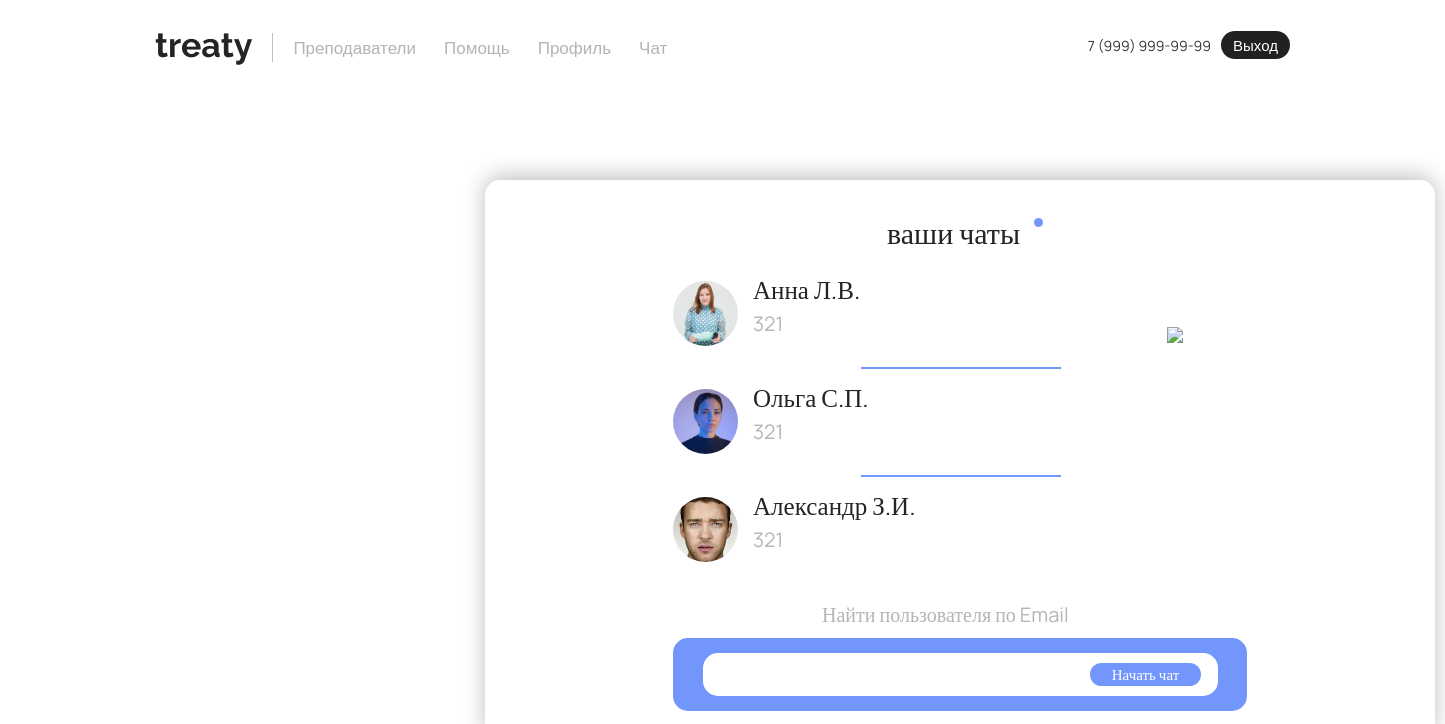
Screenshot of /chats/ (signed in) with the database file from the repository.
### main/models.py (models this page shows, shortened)
class CustomUser(AbstractUser):
    username = None
    email = models.EmailField(unique=True)
    birthday = models.DateField(null=True, blank=True)
    phone = models.CharField(max_length=15, blank=True)
    contact = models.CharField(max_length=50, blank=True)
    last_name = models.CharField(max_length=150, blank=False)  # Фамилия
    first_name = models.CharField(max_length=150, blank=False)  # Имя
    middle_name = models.CharField(max_length=150, blank=False)  # Отчество
    avatar = models.ImageField(upload_to='avatars/', null=True, blank=True)
    is_active = models.BooleanField(default=True)
    is_staff = models.BooleanField(default=False)
    is_superuser = models.BooleanField(default=False)
    date_joined = models.DateTimeField(default=timezone.now)
    rating = models.FloatField(default=0.0)
    USERNAME_FIELD = 'email'
    REQUIRED_FIELDS = []
    objects = CustomUserManager()
    def get_display_name(self):
        return f"{self.first_name} {self.last_name[0]}.{self.middle_name[0]}."

### chat/models.py (models this page shows, shortened)
class Message(models.Model):
    sender = models.ForeignKey(CustomUser, on_delete=models.CASCADE, related_name="sent_messages")
    receiver = models.ForeignKey(CustomUser, on_delete=models.CASCADE, related_name="received_messages")
    content = models.TextField()
    timestamp = models.DateTimeField(auto_now_add=True)
    image = models.ImageField(upload_to="message_images/", null=True, blank=True)
    video = models.FileField(upload_to="message_videos/", null=True, blank=True)

### chat/views.py (the view, shortened to what this page needs)
# urls.py: path("", views.chat_list_view, name="chat_list"),
def chat_list_view(request):
    if not request.user.is_authenticated:
        messages.warning(request, 'Чтобы увидеть данную страницу, необходимо авторизоваться.')
        referer = request.META.get('HTTP_REFERER')  # Получение предыдущего URL
        if referer:
            return HttpResponseRedirect(referer)
        return redirect('home')
    user = request.user
    existing_chats = CustomUser.objects.filter(
        Q(sent_messages__receiver=user) | Q(received_messages__sender=user)
    ).distinct()
    chat_data = []
    for chat_user in existing_chats:
        last_message = Message.objects.filter(
            Q(sender=user, receiver=chat_user) | Q(sender=chat_user, receiver=user)
        ).order_by("-timestamp").first()
        chat_data.append({
            'chat_user': chat_user,
            'last_message': last_message
        })
    return render(request, "main/chat_list.html", {"chat_data": chat_data})

### chat/templates/main/chat_list.html (shortened to what this page needs)
{% extends 'main/layout.html' %}
{% load static %}
{% block style %}
<link rel="stylesheet" href="{% static 'main/css/chat.css' %}">
{% endblock %}
{% block content %}
<div class="rectangle"></div>
<div class="yourchatstext">ваши чаты</div>
<div class="krujok"></div>
<img src="{% static 'main/img/tree.svg' %}" class="tree2">
<div class="chat-list">
    {% for chat in chat_data %}
    <a href="{% url 'chat_view' chat.chat_user.id %}" class="chat-item">
        <div class="chat-item-content">
            <img src="{% if chat.chat_user.avatar %}{{ chat.chat_user.avatar.url }}{% else %}{% static 'main/img/noimageavatar.svg' %}{% endif %}"
                 class="avatarreview">
            <div class="text-content">
                <p class="FIOtext">{{ chat.chat_user.get_display_name }}</p>
                {% if chat.last_message %}
                <p class="last-message">{{ chat.last_message.content|truncatechars:30|escape }}</p>
                {% else %}
                <p class="last-message">Нет сообщений</p>
                {% endif %}
            </div>
        </div>
    </a>
    {% if not forloop.last %}
    <div class="chat-divider"></div>
    {% endif %}
    {% empty %}
    <div class="nochats">чатов пока нет</div>
    <div class="nochatsunder">Вы можете написать собеседнику, используя его Email</div>
    {% endfor %}
</div>
<div class="searchuser">Найти пользователя по Email</div>
<form method="post" id="chatForm">
    <button type="submit" class="startchat">Начать чат</button>
    <div class="searchrec2"><input type="email" name="email" required></div>
</form>
{% endblock %}

### main/templates/main/layout.html (shortened to what this page needs)
{% load static %}
<!doctype html>
<html lang="en">
<head>
    <link rel="stylesheet" href="https://cdn.jsdelivr.net/npm/bootstrap@5.3.3/dist/css/bootstrap.min.css">
    <link rel="stylesheet" href="https://cdnjs.cloudflare.com/ajax/libs/font-awesome/6.6.0/css/all.min.css">
    <link rel="stylesheet"
          href="https://cdn.jsdelivr.net/npm/@fortawesome/fontawesome-free@6.6.0/css/fontawesome.min.css">
    <link rel="stylesheet" href="{% static 'main/css/nav.css' %}">
    <link rel="stylesheet" href="{% static 'main/css/main.css' %}">
    <link rel="stylesheet" href="{% static 'main/css/reglog.css' %}">
    <link rel="stylesheet" href="{% static 'main/css/profile.css' %}">
    {% block style %}
    {% endblock %}
</head>
<body>
<header>
    <nav class="navbarg">
        <div class="nav-container">
            <div class="nav-row">
                <div class="navbar-brandg">
                    <a href="{% url 'home' %}" class="brand-logog">treaty</a>
                </div>
                <ul class="navbar-menug" id="navbarMenu">
                    <li class="navbar-menug__item">
                        <a href="{% url 'catalog2_home' %}" class="navbar-menug__link">Преподаватели</a>
                    </li>
                    <li class="navbar-menug__item">
                        <a href="{% url 'help' %}" class="navbar-menug__link">Помощь</a>
                    </li>
                    <li class="navbar-menug__item">
                        <a href="{% url 'profile' %}" class="navbar-menug__link">Профиль</a>
                    </li>
                    <li class="navbar-menug__item">
                        <a href="{% url 'chats' %}" class="navbar-menug__link">Чат</a>
                    </li>
                </ul>
                <div class="col-4g">
                    <span class="phone-numberg">7 (999) 999-99-99</span>
                    {% if user.is_authenticated %}
                    <button id="logoutBtn" class="logregbtng" onclick="logout()">Выход</button>
                    {% else %}
                    <button id="logregOpenBtn" class="logregbtng" onclick="toggleAuthModal()">Вход</button>
                    {% endif %}
                </div>
            </div>
        </div>
    </nav>
</header>
<main>
{% block content %}
{% endblock %}
</main>
</body>
</html>

### main/static/main/css/nav.css (style rules this page uses)
.navbarg { position: relative; padding: 30px 140px; background-color: transparent; width: 100%; }
.nav-container { margin: 0 auto; padding: 0 15px; max-width: 1678px; width: 100%; box-sizing: border-box; }
.nav-row { display: flex; justify-content: space-between; align-items: center; column-gap: 20px; row-gap: 20px; flex-wrap: wrap; width: 100%; color: black; }
.navbar-brandg { display: flex; align-items: center; }
.brand-logog { margin-top: -5px; color: #242424; text-align: center; font-family: Raleway; font-size: 34px; font-style: normal; font-weight: 700; line-height: normal; text-decoration: none; position: relative; opacity: 1; }
.brand-logog::after { content: ""; position: absolute; left: 50%; bottom: -13px; width: 0; height: 3px; background-color: black; transition: width 0.3s ease, left 0.3s ease, background-color 0.3s ease; transform: translateX(-50%); }
.navbar-menug { display: flex; justify-content: center; align-items: center; column-gap: 28px; font-size: 17px; font-family: 'Manrope', sans-serif; margin: 0; padding: 0; list-style: none; }
.navbar-menug__item { display: flex; }
.navbar-menug__link { color: #b4b4b4; text-decoration: none; height: 23px; text-align: center; letter-spacing: 0; line-height: 23px; transition: color 0.3s ease, transform 0.1s ease; font-weight: normal; }
.col-4g { margin-top: -5px; display: flex; align-items: center; gap: 10px; margin-left: auto; padding: 0; }
.phone-numberg { color: #333; font-size: 14px; font-family: 'Manrope', sans-serif; }
.logregbtng { display: flex; align-items: center; justify-content: center; flex-shrink: 0; border-radius: 15px; width: 69px; height: 28px; border: none; box-shadow: none; transition: transform 0.3s ease; font-family: 'Manrope', sans-serif; font-size: 15px; font-weight: 500; line-height: normal; cursor: pointer; color: white; background-color: #212121; }

### main/static/main/css/main.css (style rules this page uses)
body { overflow-x: hidden; min-height: 100%; position: relative; opacity: 0; padding-bottom: 100px; }
body.theme-loaded { opacity: 1; }

### main/static/main/css/reglog.css (style rules this page uses)
body { background-color: #ffffff !important; overflow-x: hidden; }

### rows the page displays
CustomUser: avatar (picture), chat_user.get_display_name "Анна Л.В.", last_message.content "321"
CustomUser: avatar (picture), chat_user.get_display_name "Ольга С.П.", last_message.content "321"
CustomUser: avatar (picture), chat_user.get_display_name "Александр З.И.", last_message.content "321"
